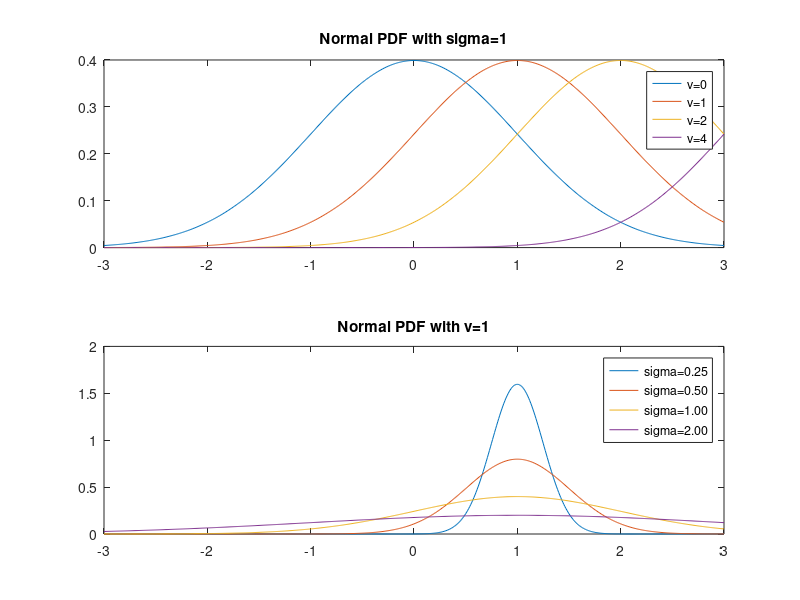
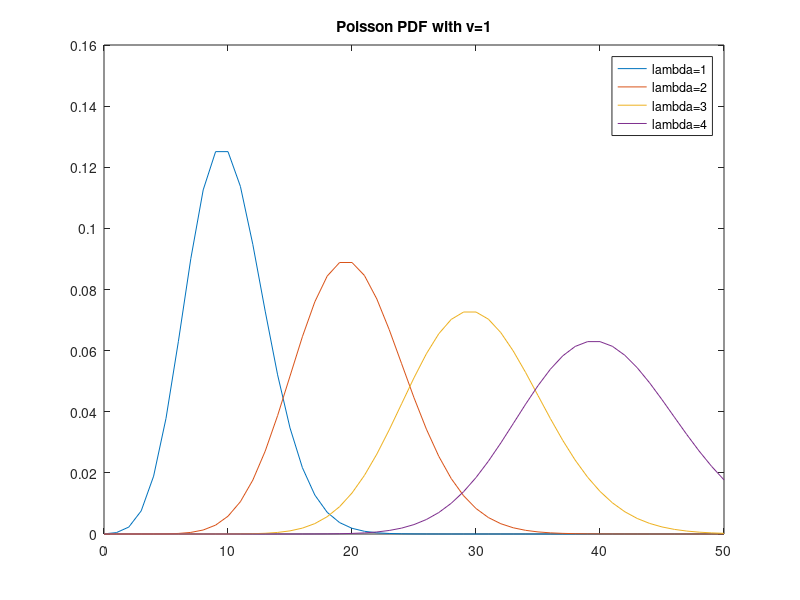
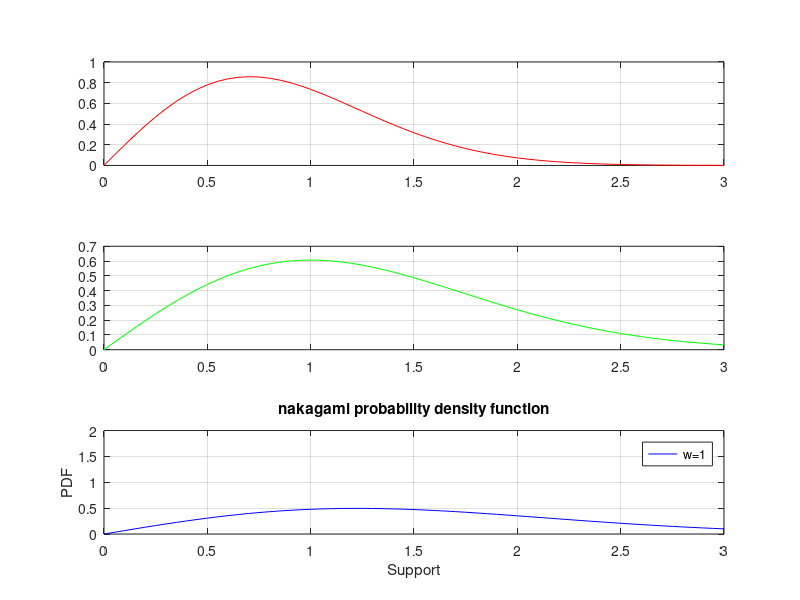
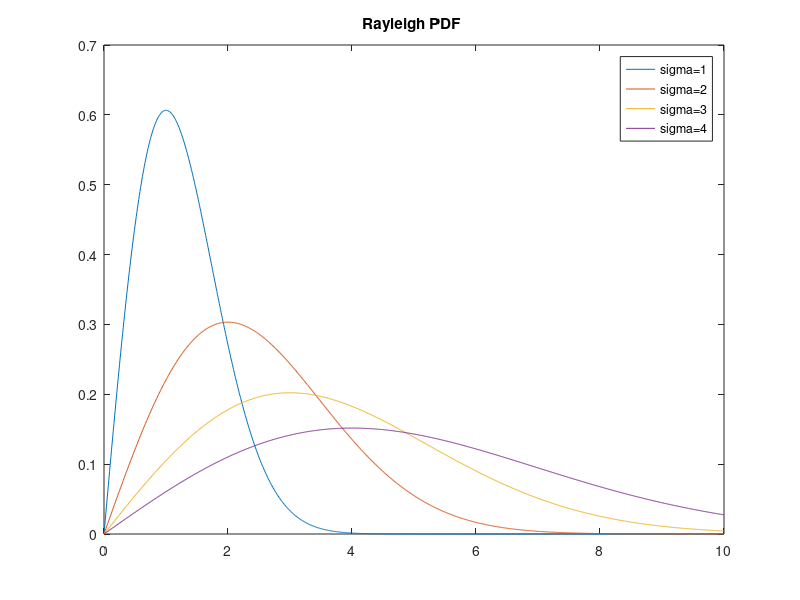

Write the MATLAB code that produced these figures, in order.
%normal distribution plot
x = -3:.01:3;
figure; subplot(2, 1, 1)
plot(x, normpdf(x, 0, 1), x, normpdf(x, 1, 1),...
          x, normpdf(x, 2, 1), x, normpdf(x, 4, 1))
     title('Normal PDF with sigma=1')
     legend('v=0', 'v=1', 'v=2', 'v=4')
subplot(2,1,2)
     plot(x, normpdf(x, 1, 0.25), x, normpdf(x, 1, 0.50),...
          x, normpdf(x, 1, 1.00), x, normpdf(x, 1, 2.00))
      title('Normal PDF with v=1')
     legend('sigma=0.25', 'sigma=0.50', 'sigma=1.00', 'sigma=2.00')  
  
%Poisson distribution plot
x = 0:50;
figure;
plot(x, poisspdf(x, 10), x, poisspdf(x, 20),...
          x, poisspdf(x, 30), x, poisspdf(x, 40));
title('Poisson PDF with v=1')
legend('lambda=1', 'lambda=2', 'lambda=3', 'lambda=4') 


%nakagami plot
colors=['r','g','b'] ;
m = 1;

x = 0:0.05:3;
figure;
for w = 1:3
y = zeros(1,length(x));
for ii = 1:length(x)
y(ii)=((2*m^m)/(gamma(m)*w^m))*x(ii)^(2*m-1)*exp(-((m/w)*x(ii)^2));
 
end
subplot(3,1,w)
plot(x,y,colors(w))
grid on 
end
xlabel('Support'); 
ylabel('PDF'); 
title('nakagami probability density function')
hleg1 = legend('w=1','w=2','w=3');
set(hleg1,'Location','NorthEast')
axis([0 3 0 2]);

%Rayleigh plot
x = 0:0.01:10;
figure;
plot(x, raylpdf(x, 1), x, raylpdf(x, 2),...
          x, raylpdf(x, 3), x, raylpdf(x, 4))
      title('Rayleigh PDF ')
      legend('sigma=1', 'sigma=2', 'sigma=3', 'sigma=4')
      hold;
      
%Gumbel distribution

x = linspace(-3,6,1000);
y2 = gevpdf(x,0,1,0);
y1 = gevpdf(x,0,2,0);
figure;
plot(x,y2,'g',x,y1,'r')
legend('s=1','s=2')
title('Gumbel distribution')


%rician plot 
 x = linspace(0, 8, 100);
 k = 0.25:0.25:1 ;
 m = 1:1:4 ;
 figure;
 for j=1:4
 for i = 1:length(x)
y(i) = ricepdf(x(i), 1, k(j));
 end
 subplot(4,1,j);plot(x,y);
 title('Rice PDF with v = 1')
legend('s=0.25', 's=0.50', 's=1.00', 's=2.00')
 end
 figure;
for j=1:4
 for i = 1:length(x)
y(i) = ricepdf(x(i), m(j),1);
 end
 subplot(4,1,j);plot(x,y);
end
title('Rice PDF with s = 1')
legend('v=1', 'v=2', 'v=3', 'v=4')





